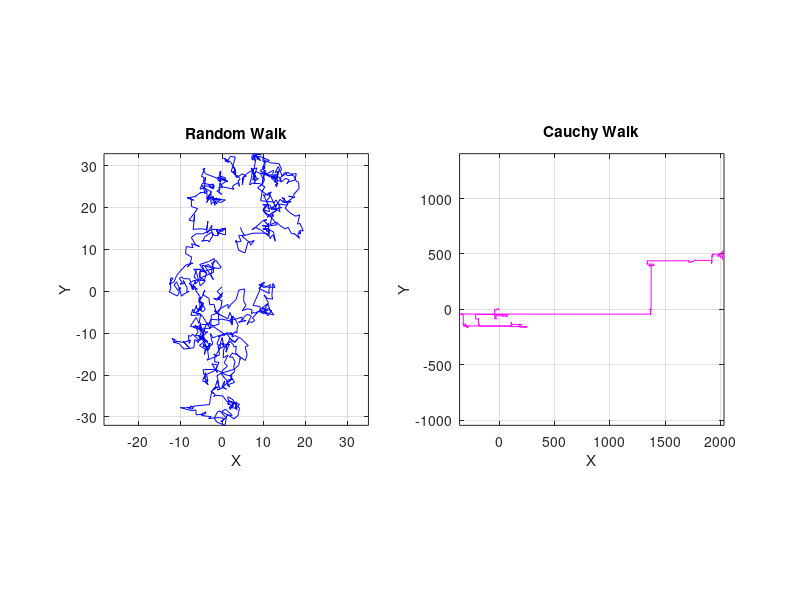

Here is the MATLAB script that generated this plot:
clc; clear; close all;

% Parameter umum
steps = 1000;
dimensions = 2;
rng(42);  % Reproducibility

%% Random Walk (Gaussian)
rw_positions = cumsum(randn(steps, dimensions), 1);

%% Cauchy Walk
gamma = 0.5;  % Parameter skala Cauchy (atur agresivitas lompatan)
% Gunakan transformasi inverse CDF untuk sampling distribusi Cauchy
u = rand(steps, dimensions) - 0.5;
cauchy_steps = gamma * tan(pi * u);  % Distribusi Cauchy
cauchy_positions = cumsum(cauchy_steps, 1);

%% Plotting
figure('Position', [100 100 1200 500]);

% Plot Random Walk
subplot(1,2,1);
plot(rw_positions(:,1), rw_positions(:,2), 'b');
title('Random Walk');
xlabel('X'); ylabel('Y');
grid on; axis equal;

% Plot Cauchy Walk
subplot(1,2,2);
plot(cauchy_positions(:,1), cauchy_positions(:,2), 'm');
title('Cauchy Walk');
xlabel('X'); ylabel('Y');
grid on; axis equal;
